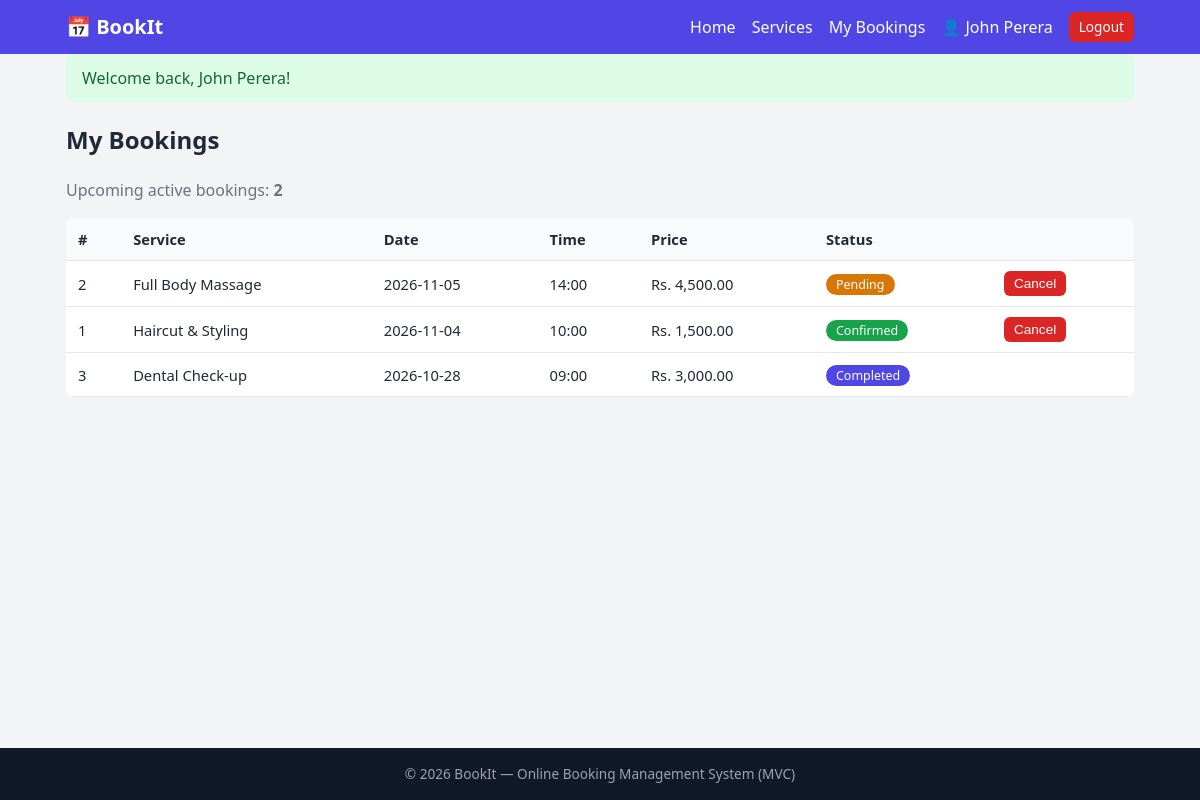
The page /index.php?url=booking/mine (signed in) on the database its author committed.
### tables this page shows
CREATE TABLE bookings (
    id INT AUTO_INCREMENT PRIMARY KEY,
    user_id INT NOT NULL,
    service_id INT NOT NULL,
    booking_date DATE NOT NULL,
    booking_time TIME NOT NULL,
    notes VARCHAR(255) DEFAULT NULL,
    status ENUM('pending','confirmed','completed','cancelled') NOT NULL DEFAULT 'pending',
    created_at TIMESTAMP DEFAULT CURRENT_TIMESTAMP,
    INDEX idx_slot (service_id, booking_date, booking_time),
    FOREIGN KEY (user_id) REFERENCES users(id) ON DELETE CASCADE,
    FOREIGN KEY (service_id) REFERENCES services(id) ON DELETE RESTRICT
);

CREATE TABLE services (
    id INT AUTO_INCREMENT PRIMARY KEY,
    name VARCHAR(120) NOT NULL,
    category VARCHAR(60) NOT NULL,
    description TEXT,
    price DECIMAL(10,2) NOT NULL DEFAULT 0,
    duration_minutes INT NOT NULL DEFAULT 60,
    is_active TINYINT(1) NOT NULL DEFAULT 1,
    created_at TIMESTAMP DEFAULT CURRENT_TIMESTAMP
);

### core/Controller.php (called while the page is built, shortened)
<?php
abstract class Controller {
    protected function view($view, $data = []) {
        extract($data);
        require __DIR__ . '/../views/layout/header.php';
        require __DIR__ . "/../views/$view.php";
        require __DIR__ . '/../views/layout/footer.php';
    }
}

### controllers/BookingController.php (called while the page is built, shortened)
<?php
class BookingController extends Controller {
    public function mine() {
        $m = $this->model('Booking');
        $uid = current_user()['id'];
        $this->view('booking/mine', [
            'title' => 'My Bookings',
            'bookings' => $m->byUser($uid),
            'upcoming' => $m->upcomingForUser($uid),
        ]);
    }
}

### core/App.php (called while the page is built, shortened)
<?php
class App {
    public function __construct() {
        $parts = isset($_GET['url']) ? explode('/', trim($_GET['url'], '/')) : [];
        $controller = new $class();
        $method = !empty($parts[1]) ? preg_replace('/[^a-zA-Z0-9_]/', '', $parts[1]) : 'index';
        call_user_func_array([$controller, $method], array_slice($parts, 2));
    }
}

### index.php (called while the page is built, shortened)
<?php
require_once __DIR__ . '/core/helpers.php';
spl_autoload_register(function ($class) {
    foreach (['core', 'controllers', 'models'] as $dir) {
        $file = __DIR__ . "/$dir/$class.php";
        if (file_exists($file)) { require_once $file; return; }
    }
});
new App();

### core/Model.php (called while the page is built, shortened)
<?php
abstract class Model {
    public function __construct() { $this->db = Database::connect(); }
}

### core/Database.php (called while the page is built)
<?php
class Database {
    private static $pdo = null;
    public static function connect() {
        if (self::$pdo === null) {
            try {
                self::$pdo = new PDO(
                    'mysql:host=' . DB_HOST . ';dbname=' . DB_NAME . ';charset=utf8mb4',
                    DB_USER, DB_PASS,
                    [PDO::ATTR_ERRMODE => PDO::ERRMODE_EXCEPTION,
                     PDO::ATTR_DEFAULT_FETCH_MODE => PDO::FETCH_ASSOC,
                     PDO::ATTR_EMULATE_PREPARES => false]
                );
            } catch (PDOException $e) {
                die('Database connection failed: ' . $e->getMessage());
            }
        }
        return self::$pdo;
    }
}

### models/Booking.php (called while the page is built, shortened)
<?php
class Booking extends Model {
    public function byUser($userId) {
        $s = $this->db->prepare(self::BASE . ' WHERE b.user_id=? ORDER BY b.booking_date DESC, b.booking_time DESC');
        $s->execute([$userId]);
        return $s->fetchAll();
    }
}

### core/helpers.php (called while the page is built, shortened)
<?php
function url($path = '')   { return BASE_URL . '/index.php?url=' . ltrim($path, '/'); }
function e($v)             { return htmlspecialchars((string)$v, ENT_QUOTES, 'UTF-8'); }

### views/booking/mine.php (the view)
<h2>My Bookings</h2>
<p class="muted">Upcoming active bookings: <strong><?= (int)$upcoming ?></strong></p>
<?php if (!$bookings): ?>
  <div class="card center muted">No bookings yet. <a href="<?= url('service') ?>">Browse services</a></div>
<?php else: ?>
<div class="table-wrap"><table>
  <tr><th>#</th><th>Service</th><th>Date</th><th>Time</th><th>Price</th><th>Status</th><th></th></tr>
  <?php foreach ($bookings as $b): ?>
  <tr>
    <td><?= $b['id'] ?></td>
    <td><?= e($b['service_name']) ?></td>
    <td><?= e($b['booking_date']) ?></td>
    <td><?= e(substr($b['booking_time'], 0, 5)) ?></td>
    <td>Rs. <?= number_format($b['price'], 2) ?></td>
    <td><span class="status s-<?= e($b['status']) ?>"><?= e($b['status']) ?></span></td>
    <td>
      <?php if (in_array($b['status'], ['pending', 'confirmed'])): ?>
      <form method="post" action="<?= url('booking/cancel/' . $b['id']) ?>" onsubmit="return confirm('Cancel this booking?')">
        <?= csrf_field() ?><button class="btn btn-sm btn-danger">Cancel</button>
      </form>
      <?php endif; ?>
    </td>
  </tr>
  <?php endforeach; ?>
</table></div>
<?php endif; ?>

### assets/css/style.css (style rules this page uses)
:root { --primary:#4f46e5;--primary-d:#4338ca;--bg:#f3f4f6;--card:#fff;--text:#1f2937;--muted:#6b7280;--danger:#dc2626;--ok:#16a34a;--warn:#d97706 }
* { box-sizing:border-box }
body { margin:0;font-family:Segoe UI,Roboto,Arial,sans-serif;background:var(--bg);color:var(--text);line-height:1.5;display:flex;flex-direction:column;min-height:100vh }
.btn { display:inline-block;background:var(--primary);color:#fff;border:0;padding:9px 16px;border-radius:6px;cursor:pointer;font-size:.95rem }
.btn-sm { padding:5px 10px;font-size:.85rem }
.btn-danger { background:var(--danger) }
.muted { color:var(--muted) }
.table-wrap { overflow-x:auto }
table { width:100%;border-collapse:collapse;background:#fff;border-radius:8px;overflow:hidden }
th,td { padding:10px 12px;text-align:left;border-bottom:1px solid #e5e7eb;font-size:.92rem }
th { background:#f9fafb }
td form { margin:0 }
.status { padding:2px 10px;border-radius:99px;font-size:.78rem;text-transform:capitalize;color:#fff;background:var(--muted) }
.s-pending { background:var(--warn) }
.s-confirmed { background:var(--ok) }
.s-completed { background:var(--primary) }

### rows shown on the page
bookings: id "2", service.name "Full Body Massage", booking_date "2026-11-05", booking_time "14:00", service.price "4,500.00", status "Pending"
bookings: id "1", service.name "Haircut & Styling", booking_date "2026-11-04", booking_time "10:00", service.price "1,500.00", status "Confirmed"
bookings: id "3", service.name "Dental Check-up", booking_date "2026-10-28", booking_time "09:00", service.price "3,000.00", status "Completed"

### other values the page prints
APP_NAME "BookIt"
current_user()['name'] "John Perera"
$msg "Welcome back, John Perera!"
$upcoming "2"
